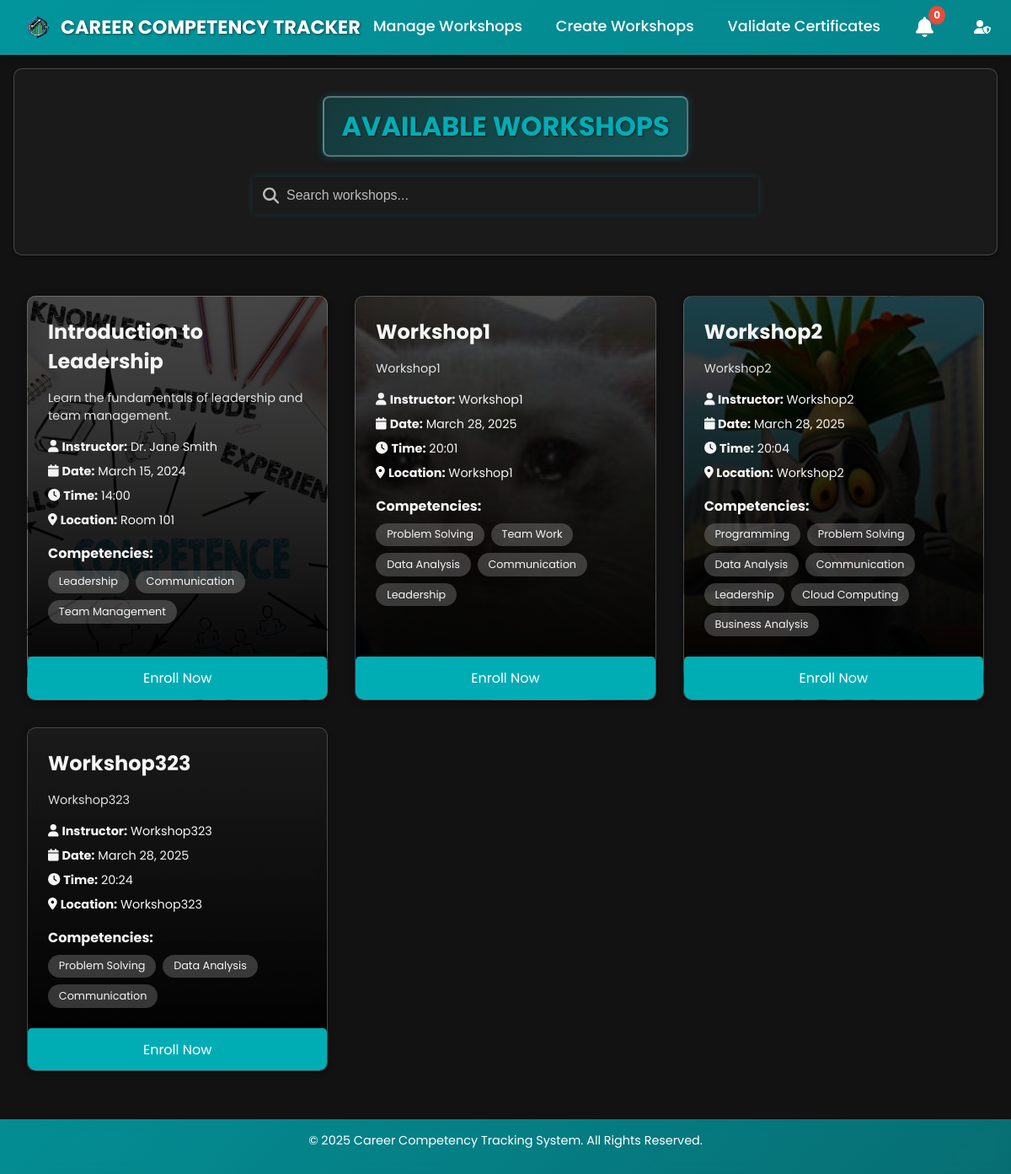
Page /workshops (signed in) on the earlier database version.
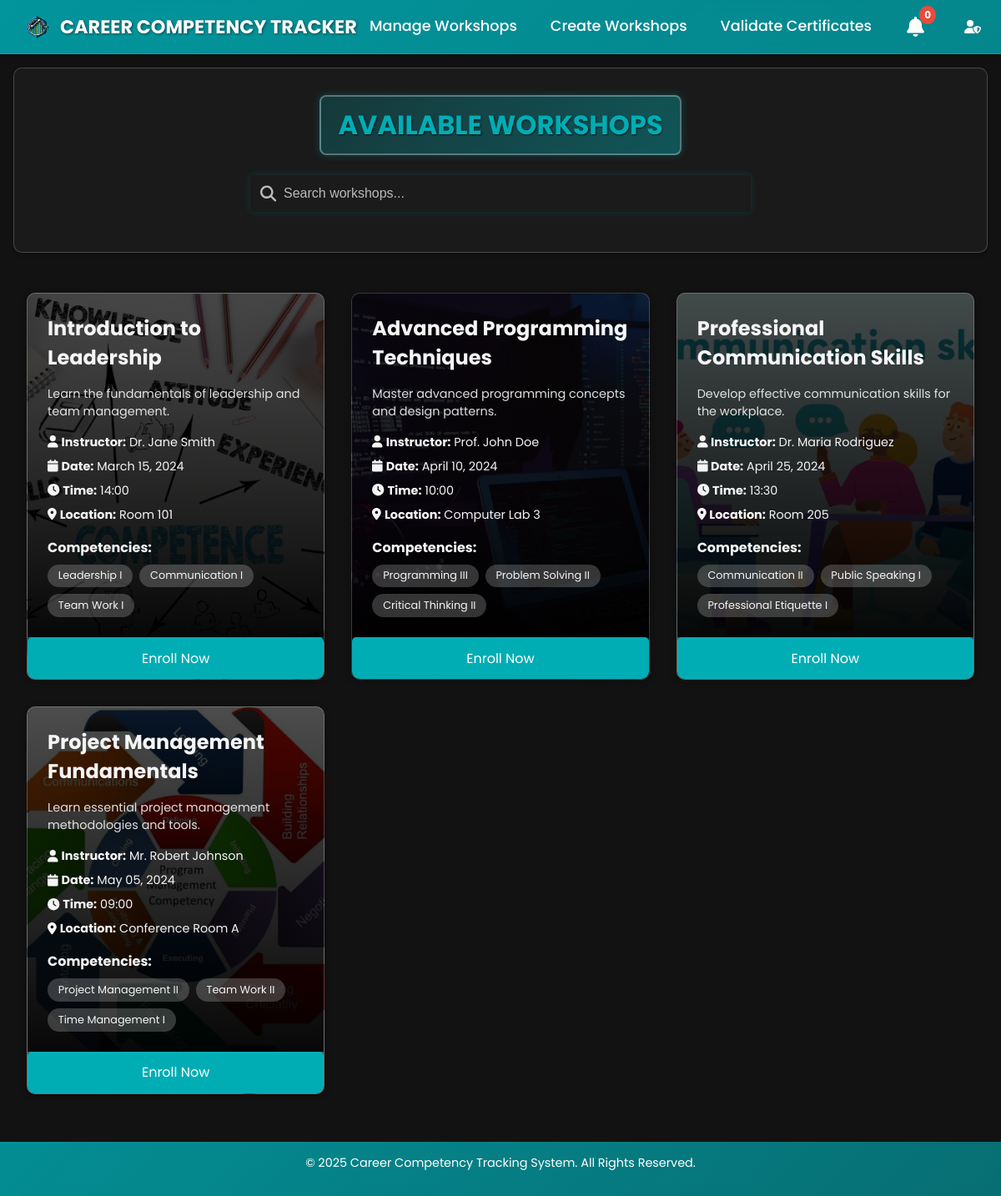
Same page on the later database version.
### App/models/workshop.py (models this page shows, shortened)
class Workshop(db.Model):
    __tablename__ = 'workshops'
    id = db.Column(db.Integer, primary_key=True)
    workshopID = db.Column(db.String(20), unique=True)
    workshopName = db.Column(db.String(100))
    workshopDescription = db.Column(db.Text)
    workshopDate = db.Column(db.Date)
    workshopTime = db.Column(db.String(20))
    instructor = db.Column(db.String(100))
    location = db.Column(db.String(100))
    image_path = db.Column(db.String(255), nullable=True)
    _competencies = db.Column('competencies', db.JSON, nullable=True)
    created_at = db.Column(db.DateTime, default=datetime.utcnow)
    attendance_count = db.Column(db.Integer, default=0)
    enrollments = db.relationship('Enrollment', back_populates='workshop', lazy=True, cascade='all, delete-orphan')
    @property
    def competencies(self):
        try:
            if self._competencies is None:
                self._competencies = []
                flag_modified(self, '_competencies')
                db.session.add(self)
                db.session.commit()
            return self._competencies if isinstance(self._competencies, list) else []
        except Exception as e:
            print(f"Error accessing competencies: {str(e)}")
            return []
    @competencies.setter
    def competencies(self, value):
        """Set the competencies list directly"""
        if value is None:
            self._competencies = []
        else:
            self._competencies = value
        flag_modified(self, '_competencies')

### App/views/dashboard_views.py (the view, shortened to what this page needs)
@dashboard_views.route('/workshops')
@login_required
def workshops():
    search_query = request.args.get('search', '').strip().lower()
    print("Accessing workshops route with search query:", search_query)
    try:
        all_workshops = Workshop.query.all()
        print(f"Retrieved {len(all_workshops)} workshops from database")
        for workshop in all_workshops:
            if workshop._competencies is None:
                workshop._competencies = []
                db.session.add(workshop)
        print(f"Returning {len(all_workshops)} workshops after filtering")
        if request.headers.get('X-Requested-With') == 'XMLHttpRequest':
            return render_template('Html/workshops_list.html',
                                workshops=all_workshops,
                                search_query=search_query)
        return render_template('Html/studentsAvailableWorkshops.html',
                             workshops=all_workshops,
                             search_query=search_query,
                             user=current_user)
    except Exception as e:
        print(f"Error in workshops route: {str(e)}")
        import traceback
        print("Full traceback:")
        traceback.print_exc()
        db.session.rollback()
        flash('Error loading workshops. Please try again.', 'error')
        return redirect(url_for('dashboard_views.dashboard'))

### App/controllers/auth.py (called while the page is built)
def add_auth_context(app):
  @app.context_processor
  def inject_user():
      try:
          verify_jwt_in_request()
          user_id = get_jwt_identity()
          current_user = User.query.get(user_id)
          is_authenticated = True
      except Exception as e:
          print(e)
          is_authenticated = False
          current_user = None
      return dict(is_authenticated=is_authenticated, current_user=current_user)

### App/models/administrator.py (called while the page is built)
    @property
    def is_authenticated(self):
        return True

### App/templates/Html/studentsAvailableWorkshops.html (shortened to what this page needs)
<!DOCTYPE html>
<html lang="en">
<head>
    <link rel="stylesheet" href="{{ url_for('static', filename='Css/global.css') }}">
    <link rel="stylesheet" href="../../static/Css/navbar.css">
    <link rel="stylesheet" href="{{ url_for('static', filename='Css/navbar.css') }}">
    <link rel="stylesheet" href="../../static/Css/footer.css">
    <link rel="stylesheet" href="{{ url_for('static', filename='Css/footer.css') }}">
    <link rel="stylesheet" href="../../static/Css/loader.css">
    <link rel="stylesheet" href="{{ url_for('static', filename='Css/loader.css') }}">
    <link rel="stylesheet" href="{{ url_for('static', filename='Css/studentsAvailableWorkshops.css') }}">
    <link rel="stylesheet" href="../../static/Css/studentsAvailableWorkshops.css">
</head>
<body>
    {% include 'Html/navbar.html' %}
    <main class="content-container">
        <section class="search-section">
            <h2>Available Workshops</h2>
            <div class="search-container">
                <i class="fas fa-search search-icon"></i>
                <input
                    type="text"
                    id="workshop-search"
                    name="search"
                    placeholder="Search workshops..."
                    value="{{ search_query }}"
                    oninput="debounceSearch(this.value)">
            </div>
        </section>
        <section class="workshops-container">
            {% if workshops %}
                {% for workshop in workshops %}
                <div class="workshop-card" {% if workshop.image_path %}style="background-image: linear-gradient(rgba(0, 0, 0, 0.7), rgba(0, 0, 0, 0.7)), url('{{ url_for('static', filename=workshop.image_path) }}');"{% endif %}>
                    <div class="workshop-content">
                        <h3>{{ workshop.workshopName }}</h3>
                        <p class="workshop-description">{{ workshop.workshopDescription }}</p>
                        <div class="workshop-details">
                            <p><i class="fas fa-user"></i> <strong>Instructor:</strong> {{ workshop.instructor }}</p>
                            <p><i class="fas fa-calendar"></i> <strong>Date:</strong> {{ workshop.workshopDate.strftime('%B %d, %Y') }}</p>
                            <p><i class="fas fa-clock"></i> <strong>Time:</strong> {{ workshop.workshopTime }}</p>
                            <p><i class="fas fa-location-dot"></i> <strong>Location:</strong> {{ workshop.location }}</p>
                        </div>
                        {% if workshop.competencies %}
                        <div class="competencies">
                            <h4>Competencies:</h4>
                            <div class="tags">
                                {% for competency in workshop.competencies %}
                                <span class="tag">{{ competency }}</span>
                                {% endfor %}
                            </div>
                        </div>
                        {% endif %}
                    </div>
                    <a href="{{ url_for('student_views.enroll_workshop', workshop_id=workshop.id) }}" class="enroll-button">Enroll Now</a>
                </div>
                {% endfor %}
            {% endif %}
        </section>
    </main>
    <footer class="footer">
        <p>&copy; 2025 Career Competency Tracking System. All Rights Reserved.</p>
        <div class="loading-bar-container">
        </div>
    </footer>
</body>
</html>

### App/templates/Html/navbar.html (shortened to what this page needs)
{% if user and user.user_type == 'student' %}
<nav class="navbar">
  <a href="{{ url_for('student_views.student_profile') }}" class="logo">
    <img src="{{ url_for('static', filename='Images/logo.png') }}">
    <span class="site-title">Career Competency Tracker</span>
  </a>
  <div class="nav-items">
    <a href="{{ url_for('student_views.my_workshops') }}">My Workshops</a>
    <a href="{{ url_for('dashboard_views.workshops') }}">Available Workshops</a>
    <a href="{{ url_for('student_views.competencies') }}">Competencies</a>
    <a href="{{ url_for('student_views.earned_badges') }}">Certificates</a>
    <div class="notifications-dropdown" tabindex="0">
      <div class="notifications-trigger">
        <i class="fas fa-bell"></i>
        <span class="notification-badge" id="notification-count">0</span>
      </div>
      <div class="dropdown-content notifications-content">
        <div class="dropdown-header">
          <span class="dropdown-title">Notifications</span>
          <button id="mark-all-read" class="mark-all-btn">Mark all as read</button>
        </div>
        <div class="notifications-list" id="notifications-list">
          <div class="notification-empty">Loading notifications...</div>
        </div>
      </div>
    </div>
    <div class="profile-dropdown" tabindex="0">
      <div class="profile-trigger">
        {% if user.profile_pic %}
          <img src="{{ url_for('static', filename='profile_pics/' + user.profile_pic) }}" alt="User Profile">
        {% else %}
          <i class="fas fa-user-circle" style="font-size: 24px; color: #fff;"></i>
        {% endif %}
      </div>
      <div class="dropdown-content">
        <div class="dropdown-header">
          <span class="dropdown-username">{{ user.first_name }} {{ user.last_name }}</span>
        </div>
        <a href="{{ url_for('student_views.student_profile') }}"><i class="fas fa-user-alt"></i> Profile</a>
        <a href="{{ url_for('auth_views.logout_action') }}"><i class="fas fa-sign-out-alt"></i> Sign Out</a>
      </div>
    </div>
  </div>
</nav>
{% elif user and user.user_type == 'admin' %}
<nav class="navbar">
  <a href="{{ url_for('admin_views.admin_dashboard') }}" class="logo">
    <img src="{{ url_for('static', filename='Images/logo.png') }}">
    <span class="site-title">Career Competency Tracker</span>
  </a>
  <div class="nav-items">
    <a href="{{ url_for('admin_views.manage_workshops') }}">Manage Workshops</a>
    <a href="{{ url_for('admin_views.admin_workshop_creation') }}">Create Workshops</a>
    <a href="{{ url_for('admin_views.validate_certificates') }}">Validate Certificates</a>
    <div class="notifications-dropdown" tabindex="0">
      <div class="notifications-trigger">
        <i class="fas fa-bell"></i>
        <span class="notification-badge" id="notification-count">0</span>
      </div>
    </div>
    <div class="profile-dropdown" tabindex="0">
      <div class="profile-trigger">
        <i class="fas fa-user-shield"></i>
      </div>
    </div>
  </div>
</nav>
{% endif %}

### App/static/Css/global.css (style rules this page uses)
html, body { margin: 0; padding: 0; font-family: 'Poppins', sans-serif; min-height: 100vh; position: relative; }
body { display: flex; flex-direction: column; min-height: 100vh; padding-bottom: 70px; box-sizing: border-box; }
main { flex: 1 0 auto; width: 100%; padding-bottom: 20px; }
.content-container { position: relative; z-index: 2; }

### App/static/Css/navbar.css (style rules this page uses)
.navbar { display: flex; align-items: center; justify-content: space-between; padding: 12px 24px; background: linear-gradient(135deg, rgba(0,173,181,0.85), rgba(0,173,181,0.75)); box-shadow: 0 2px 10px rgba(0, 0, 0, 0.2); color: #fff; position: relative; z-index: 1000; backdrop-filter: blur(8px); transition: all 0.3s ease; border-bottom: 1px solid rgba(255, 255, 255, 0.1); }
.navbar .logo { display: flex; align-items: center; text-decoration: none; transition: transform 0.3s ease; }
.navbar .logo img { width: 40px; height: 40px; object-fit: contain; }
.navbar .logo .site-title { margin-left: 8px; font-family: 'Poppins', sans-serif; font-size: 1.4rem; font-weight: bold; text-transform: uppercase; color: white; text-shadow: 1px 1px 3px rgba(0, 0, 0, 0.5); }
.nav-items { display: flex; align-items: center; gap: 24px; }
.nav-items a { position: relative; text-decoration: none; color: #fff; white-space: normal; font-size: 1.1em; line-height: 1.2em; padding: 4px 8px; border-radius: 4px; display: inline-block; overflow: hidden; transition: transform 0.3s ease; font-family: 'Poppins', sans-serif; font-weight: 500; }
.nav-items a::before { content: ""; position: absolute; top: 0; left: 0; width: 100%; height: 100%; background: linear-gradient(90deg, #007d80, #004f52, #007d80); opacity: 0; transition: opacity 1s ease; z-index: -1; }
.profile-dropdown { position: relative; display: inline-block; outline: none; z-index: 1001; }
.profile-trigger { display: flex; align-items: center; gap: 8px; cursor: pointer; }
.notifications-dropdown { position: relative; display: inline-block; margin-right: 15px; z-index: 1001; }
.notifications-trigger { position: relative; cursor: pointer; font-size: 24px; color: #ffffff; display: flex; align-items: center; justify-content: center; width: 40px; height: 40px; transition: all 0.3s ease; }
.notification-badge { position: absolute; top: -5px; right: -5px; background-color: #e74c3c; color: white; border-radius: 50%; padding: 2px 6px; font-size: 12px; min-width: 15px; text-align: center; font-weight: bold; display: flex; align-items: center; justify-content: center; }

### App/static/Css/footer.css (style rules this page uses)
.footer { position: absolute; bottom: 0; left: 0; width: 100%; background: linear-gradient(135deg, rgba(0,173,181,0.8), rgba(0,173,181,0.6)); backdrop-filter: blur(8px); color: #fff; padding: 15px 0; text-align: center; font-size: 0.9em; z-index: 1; }
.loading-bar-container { width: 100%; height: 4px; margin-top: 10px; overflow: hidden; position: relative; }

Differences in the rows shown:
removed Workshop: image_path (picture), workshopName "Workshop1", workshopDescription "Workshop1", instructor "Workshop1", workshopDate "March 28, 2025", workshopTime "20:01", location "Workshop1", competencies "Problem Solving" "Team Work" "Data Analysis" "Communication" "Leadership"
removed Workshop: image_path (picture), workshopName "Workshop2", workshopDescription "Workshop2", instructor "Workshop2", workshopDate "March 28, 2025", workshopTime "20:04", location "Workshop2", competencies "Programming" "Problem Solving" "Data Analysis" "Communication" "Leadership" "Cloud Computing" "Business Analysis"
removed Workshop: workshopName "Workshop323", workshopDescription "Workshop323", instructor "Workshop323", workshopDate "March 28, 2025", workshopTime "20:24", location "Workshop323", competencies "Problem Solving" "Data Analysis" "Communication"
added Workshop: image_path (picture), workshopName "Advanced Programming Techniques", workshopDescription "Master advanced programming concepts and design patterns.", instructor "Prof. John Doe", workshopDate "April 10, 2024", workshopTime "10:00", location "Computer Lab 3", competencies "Programming III" "Problem Solving II" "Critical Thinking II"
added Workshop: image_path (picture), workshopName "Professional Communication Skills", workshopDescription "Develop effective communication skills for the workplace.", instructor "Dr. Maria Rodriguez", workshopDate "April 25, 2024", workshopTime "13:30", location "Room 205", competencies "Communication II" "Public Speaking I" "Professional Etiquette I"
added Workshop: image_path (picture), workshopName "Project Management Fundamentals", workshopDescription "Learn essential project management methodologies and tools.", instructor "Mr. Robert Johnson", workshopDate "May 05, 2024", workshopTime "09:00", location "Conference Room A", competencies "Project Management II" "Team Work II" "Time Management I"
Other differences:
new list line: "Leadership I"
new list line: "Communication I"
new list line: "Team Work I"
list line gone: "Leadership"
list line gone: "Communication"
list line gone: "Team Management"
